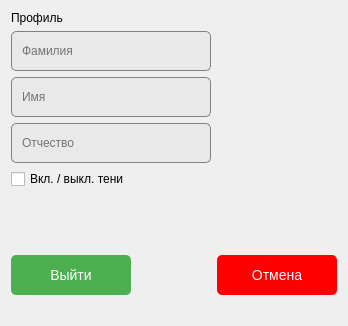
<?xml version="1.0" encoding="UTF-8"?>
<ui version="4.0">
 <class>ProfileWindow</class>
 <widget class="QWidget" name="ProfileWindow">
  <property name="geometry">
   <rect>
    <x>0</x>
    <y>0</y>
    <width>346</width>
    <height>301</height>
   </rect>
  </property>
  <property name="windowTitle">
   <string>Form</string>
  </property>
  <layout class="QHBoxLayout" name="horizontalLayout">
   <item>
    <layout class="QGridLayout" name="gridLayout">
     <item row="7" column="1">
      <widget class="QPushButton" name="LogoutButton">
       <property name="minimumSize">
        <size>
         <width>120</width>
         <height>40</height>
        </size>
       </property>
       <property name="styleSheet">
        <string notr="true">QPushButton {
font: 500 14pt &quot;Montserrat Medium&quot;;
    background-color: #4CAF50; 
    color: white; 
    border: none;
    font-size: 14px;
    border-radius: 5px; 
}
QPushButton:hover {
    background-color: #45a049;
}
QPushButton:pressed {
    background-color: #357a38; 
}</string>
       </property>
       <property name="text">
        <string>Выйти</string>
       </property>
      </widget>
     </item>
     <item row="7" column="2">
      <spacer name="horizontalSpacer">
       <property name="orientation">
        <enum>Qt::Horizontal</enum>
       </property>
       <property name="sizeType">
        <enum>QSizePolicy::Minimum</enum>
       </property>
       <property name="sizeHint" stdset="0">
        <size>
         <width>40</width>
         <height>20</height>
        </size>
       </property>
      </spacer>
     </item>
     <item row="1" column="1" colspan="2">
      <widget class="QLabel" name="label">
       <property name="styleSheet">
        <string notr="true">QLabel {
	font: 500 11pt &quot;Montserrat Medium&quot;;
}
</string>
       </property>
       <property name="text">
        <string>Профиль</string>
       </property>
      </widget>
     </item>
     <item row="2" column="1" colspan="2">
      <widget class="QLineEdit" name="LastNameLine">
       <property name="minimumSize">
        <size>
         <width>200</width>
         <height>40</height>
        </size>
       </property>
       <property name="styleSheet">
        <string notr="true">QLineEdit {
	font: 500 9pt &quot;Montserrat Medium&quot;;
   background: #e9e9e9;
	border-radius: 5px;
	padding: 8px;
	border: 1px solid gray;
}

QLineEdit:focus {
    border-color: #5fbaeb;
}
</string>
       </property>
       <property name="readOnly">
        <bool>true</bool>
       </property>
       <property name="placeholderText">
        <string>Фамилия</string>
       </property>
      </widget>
     </item>
     <item row="4" column="1" colspan="2">
      <widget class="QLineEdit" name="PatronymicLine">
       <property name="minimumSize">
        <size>
         <width>200</width>
         <height>40</height>
        </size>
       </property>
       <property name="styleSheet">
        <string notr="true">QLineEdit {
	font: 500 9pt &quot;Montserrat Medium&quot;;
   background: #e9e9e9;
	border-radius: 5px;
	padding: 8px;
	border: 1px solid gray;
}

QLineEdit:focus {
    border-color: #5fbaeb;
}
</string>
       </property>
       <property name="readOnly">
        <bool>true</bool>
       </property>
       <property name="placeholderText">
        <string>Отчество</string>
       </property>
      </widget>
     </item>
     <item row="8" column="2">
      <spacer name="verticalSpacer_3">
       <property name="orientation">
        <enum>Qt::Vertical</enum>
       </property>
       <property name="sizeType">
        <enum>QSizePolicy::MinimumExpanding</enum>
       </property>
       <property name="sizeHint" stdset="0">
        <size>
         <width>20</width>
         <height>20</height>
        </size>
       </property>
      </spacer>
     </item>
     <item row="6" column="1">
      <spacer name="verticalSpacer">
       <property name="orientation">
        <enum>Qt::Vertical</enum>
       </property>
       <property name="sizeType">
        <enum>QSizePolicy::Fixed</enum>
       </property>
       <property name="sizeHint" stdset="0">
        <size>
         <width>20</width>
         <height>60</height>
        </size>
       </property>
      </spacer>
     </item>
     <item row="0" column="1">
      <spacer name="verticalSpacer_2">
       <property name="orientation">
        <enum>Qt::Vertical</enum>
       </property>
       <property name="sizeHint" stdset="0">
        <size>
         <width>20</width>
         <height>40</height>
        </size>
       </property>
      </spacer>
     </item>
     <item row="7" column="3">
      <widget class="QPushButton" name="CancelButton">
       <property name="minimumSize">
        <size>
         <width>120</width>
         <height>40</height>
        </size>
       </property>
       <property name="styleSheet">
        <string notr="true">QPushButton {
	font: 500 14pt &quot;Montserrat Medium&quot;;
    background-color: #ff0000; 
    color: white; 
    border: none;
    font-size: 14px;
    border-radius: 5px; 
}
QPushButton:hover {
    background-color: #d20000;
}
QPushButton:pressed {
    background-color: #8B0000; 
}</string>
       </property>
       <property name="text">
        <string>Отмена</string>
       </property>
      </widget>
     </item>
     <item row="7" column="4">
      <spacer name="horizontalSpacer_2">
       <property name="orientation">
        <enum>Qt::Horizontal</enum>
       </property>
       <property name="sizeHint" stdset="0">
        <size>
         <width>40</width>
         <height>20</height>
        </size>
       </property>
      </spacer>
     </item>
     <item row="3" column="1" colspan="2">
      <widget class="QLineEdit" name="FirstNameLine">
       <property name="minimumSize">
        <size>
         <width>200</width>
         <height>40</height>
        </size>
       </property>
       <property name="styleSheet">
        <string notr="true">QLineEdit {
	font: 500 9pt &quot;Montserrat Medium&quot;;
   background: #e9e9e9;
	border-radius: 5px;
	padding: 8px;
	border: 1px solid gray;
}

QLineEdit:focus {
    border-color: #5fbaeb;
}
</string>
       </property>
       <property name="text">
        <string/>
       </property>
       <property name="readOnly">
        <bool>true</bool>
       </property>
       <property name="placeholderText">
        <string>Имя</string>
       </property>
      </widget>
     </item>
     <item row="3" column="0">
      <spacer name="horizontalSpacer_3">
       <property name="orientation">
        <enum>Qt::Horizontal</enum>
       </property>
       <property name="sizeHint" stdset="0">
        <size>
         <width>40</width>
         <height>20</height>
        </size>
       </property>
      </spacer>
     </item>
     <item row="5" column="1">
      <widget class="QCheckBox" name="shadowCheckBox">
       <property name="minimumSize">
        <size>
         <width>20</width>
         <height>20</height>
        </size>
       </property>
       <property name="text">
        <string>Вкл. / выкл. тени</string>
       </property>
       <property name="checked">
        <bool>false</bool>
       </property>
       <property name="tristate">
        <bool>false</bool>
       </property>
      </widget>
     </item>
    </layout>
   </item>
  </layout>
 </widget>
 <tabstops>
  <tabstop>LastNameLine</tabstop>
  <tabstop>FirstNameLine</tabstop>
  <tabstop>PatronymicLine</tabstop>
  <tabstop>LogoutButton</tabstop>
  <tabstop>CancelButton</tabstop>
 </tabstops>
 <resources/>
 <connections/>
</ui>
